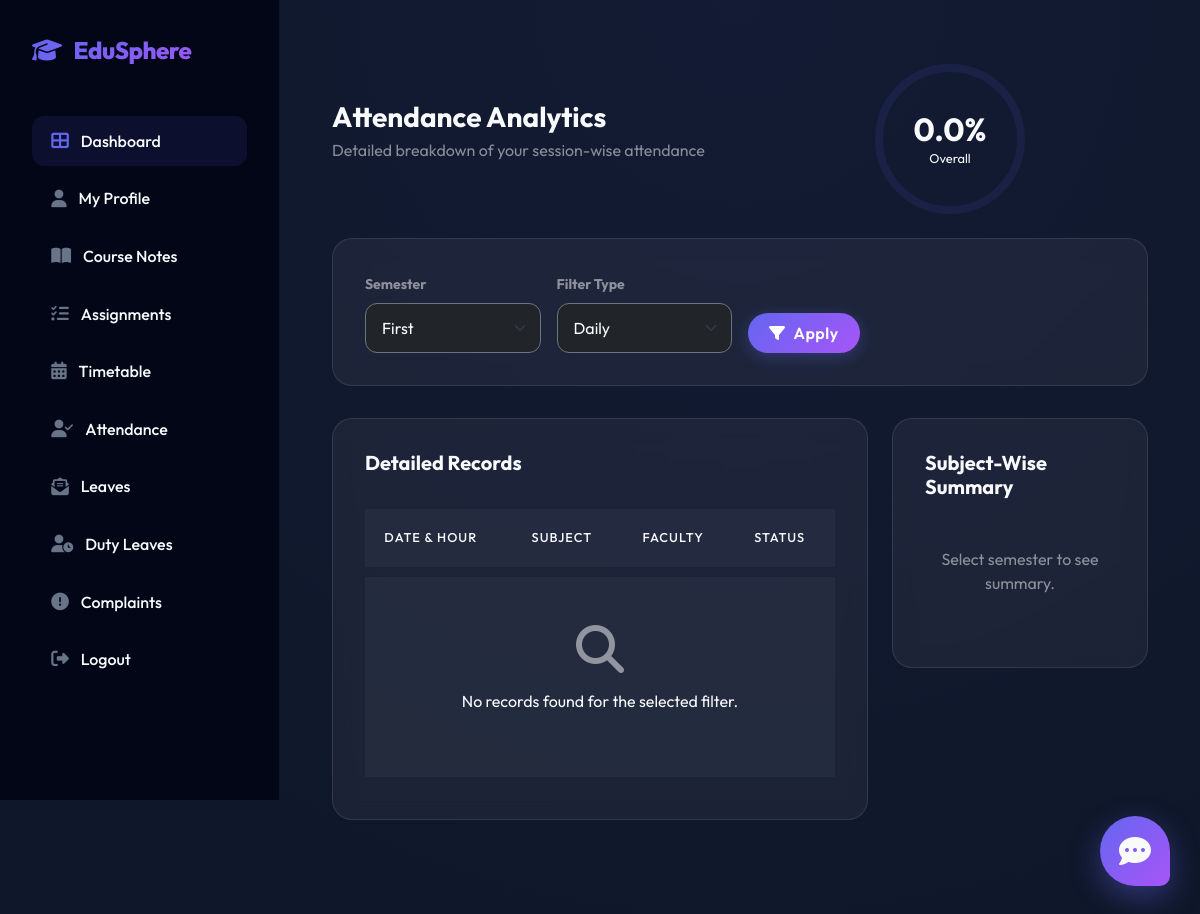
The app's page /Student/viewattendance/ (signed in), older data.
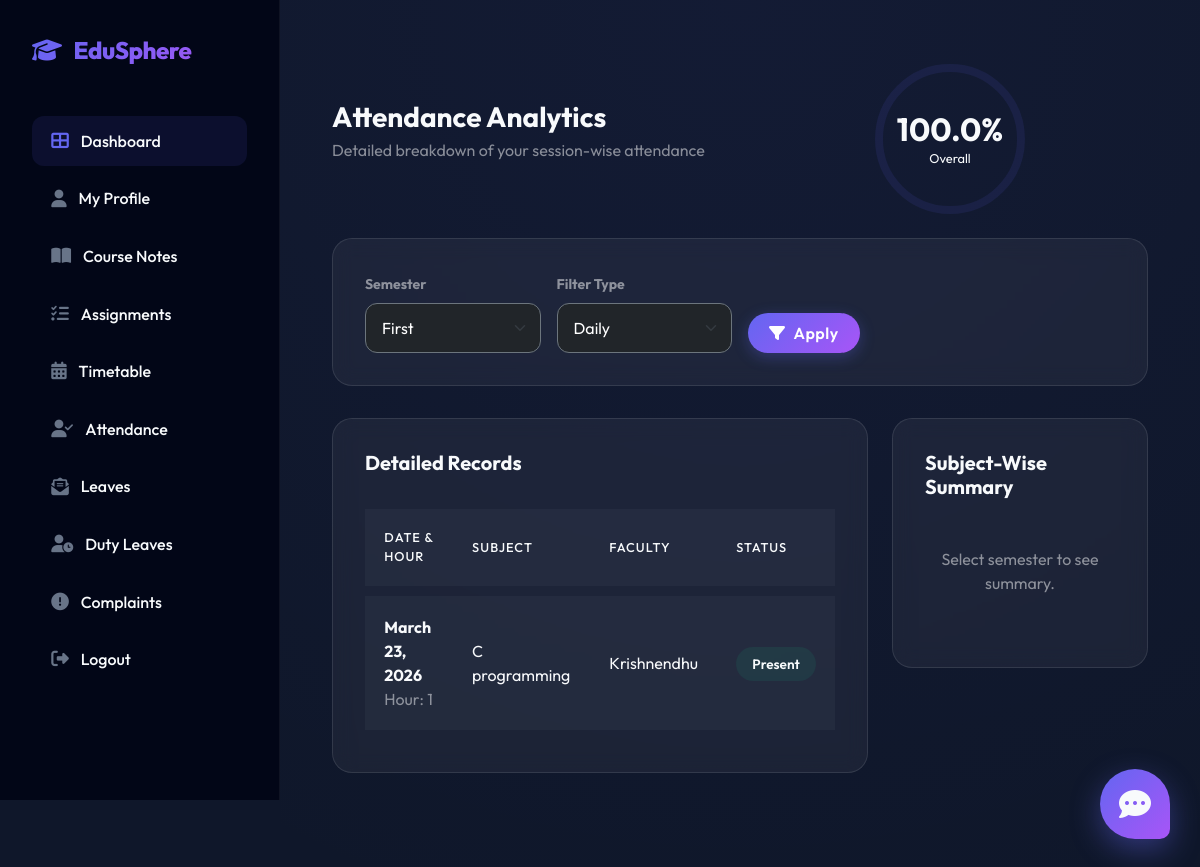
The same page, newer data.
### Teacher/models.py (models this page shows)
class tbl_attendance(models.Model):
    student = models.ForeignKey(tbl_student, on_delete=models.CASCADE)
    subject = models.ForeignKey(tbl_subject, on_delete=models.CASCADE)
    teacher = models.ForeignKey(tbl_teacher, on_delete=models.CASCADE)
    course = models.ForeignKey(tbl_course, on_delete=models.CASCADE)
    semester = models.ForeignKey(tbl_semester, on_delete=models.CASCADE)
    academicyear = models.ForeignKey(tbl_academicyear, on_delete=models.CASCADE)
    date = models.DateField(auto_now_add=True)
    hour = models.CharField(max_length=2)  # 1-5
    status = models.IntegerField(default=0)
    class Meta:
        unique_together = ('student', 'date', 'hour')

### Admin/models.py (models this page shows)
class tbl_subject(models.Model):
    subject_name=models.CharField(max_length=100)
    course = models.ForeignKey(tbl_course,on_delete=models.CASCADE)
    semester = models.ForeignKey(tbl_semester,on_delete=models.CASCADE)

class tbl_teacher(models.Model):
    teacher_name=models.CharField(max_length=50)
    teacher_email=models.CharField(max_length=50)
    teacher_contact=models.CharField(max_length=50)
    teacher_role=models.CharField(max_length=50)
    teacher_gender=models.CharField(max_length=50)
    teacher_photo=models.FileField(upload_to="Assets/TeacherDocs/")
    teacher_password=models.CharField(max_length=50)
    department = models.ForeignKey(tbl_department,on_delete=models.CASCADE)

### Student/views.py (the view)
# urls.py: path("viewattendance/", views.viewattendance, name="viewattendance"),
def viewattendance(request):
    studentdata = tbl_student.objects.get(id=request.session['sid'])
    semesterdata = tbl_semester.objects.all()
    today = timezone.now().date()
    attendancedata = None
    subjectwise = None
    overall_percentage = 0
    last_classsem = tbl_classsem.objects.all().order_by('-id').first()
    current_semester = last_classsem.semester if last_classsem else None
    if request.method == "POST":
        selected_semester = request.POST.get("sel_semester")
        filter_type = request.POST.get("filter_type")
        from_date = request.POST.get("from_date")
        to_date = request.POST.get("to_date")
        attendancedata = tbl_attendance.objects.filter(student=studentdata)
        if selected_semester:
            attendancedata = attendancedata.filter(semester_id=selected_semester)
        if filter_type == "daily":
            attendancedata = attendancedata.filter(date=today)
        elif filter_type == "weekly":
            start_week = today - timedelta(days=today.weekday())
            end_week = start_week + timedelta(days=6)
            attendancedata = attendancedata.filter(date__range=[start_week, end_week])
        elif filter_type == "monthly":
            attendancedata = attendancedata.filter(
                date__month=today.month,
                date__year=today.year
            )
        elif filter_type == "range":
            if from_date and to_date:
                attendancedata = attendancedata.filter(date__range=[from_date, to_date])
        total_classes = attendancedata.count()
        present_classes = attendancedata.filter(status=1).count()
        if total_classes > 0:
            overall_percentage = (present_classes / total_classes) * 100
        subjectwise = attendancedata.values(
            'subject__subject_name'
        ).annotate(
            total=Count('id'),
            present=Count('id', filter=Q(status=1))
        )
    else:
        attendancedata = tbl_attendance.objects.filter(
            student=studentdata,
            semester=current_semester,
            date=today
        )
        total_classes = attendancedata.count()
        present_classes = attendancedata.filter(status=1).count()
        if total_classes > 0:
            overall_percentage = (present_classes / total_classes) * 100
    return render(request, "Student/ViewAttendance.html", {
        "semesterdata": semesterdata,
        "attendancedata": attendancedata,
        "subjectwise": subjectwise,
        "overall_percentage": overall_percentage,
        "selected_semester": current_semester.id if current_semester else None
    })

### Teacher/context_processors.py (called while the page is built)
def teacher_sidebar_context(request):
    is_class_teacher = False
    tid = request.session.get('tid')
    if tid:
        try:
            teacher = tbl_teacher.objects.get(id=tid)
            is_class_teacher = tbl_assignclass.objects.filter(teacher=teacher).exists()
        except tbl_teacher.DoesNotExist:
            is_class_teacher = False
    return {
        'is_class_teacher': is_class_teacher
    }

### Student/Templates/Student/ViewAttendance.html (shortened to what the changed rows need)
{% extends 'Student/Head.html' %}
{% load static %}
{% block content %}
<div class="container-fluid py-4">
    <div class="row align-items-center mb-4">
        <div class="col-md-6">
            <h1 class="h3 fw-bold mb-1">Attendance Analytics</h1>
        </div>
        <div class="col-md-6 text-end">
            <div class="stat-circle">
                <h2>{{ overall_percentage|floatformat:1 }}%</h2>
                <p>Overall</p>
            </div>
        </div>
    </div>
    <div class="row">
        <div class="col-lg-8">
            <div class="filter-card">
                <div class="table-responsive">
                    <table class="attendance-table">
                        <thead>
                            <tr>
                                <th>Date & Hour</th>
                                <th>Subject</th>
                                <th>Faculty</th>
                                <th>Status</th>
                            </tr>
                        </thead>
                        <tbody>
                            {% for a in attendancedata %}
                            <tr>
                                <td>
                                    <div class="fw-bold">{{ a.date }}</div>
                                    <div class="smaller opacity-50">Hour: {{ a.hour }}</div>
                                </td>
                                <td>{{ a.subject.subject_name }}</td>
                                <td>{{ a.teacher.teacher_name }}</td>
                                <td>
                                    {% if a.status == 1 %}
                                    <span class="status-badge status-present">Present</span>
                                    {% else %}
                                    <span class="status-badge status-absent">Absent</span>
                                    {% endif %}
                                </td>
                            </tr>
                            {% empty %}
                            <tr>
                                <td colspan="4" class="text-center text-muted py-5">
                                    <i class="fas fa-search fa-3x mb-3 opacity-20"></i>
                                    <p>No records found for the selected filter.</p>
                                </td>
                            </tr>
                            {% endfor %}
                        </tbody>
                    </table>
                </div>
            </div>
        </div>
    </div>
</div>
{% endblock %}

Row changes from the older to the newer data that the page shows:
added tbl_attendance: date "March 23, 2026", hour "1", subject.subject_name "C programming", teacher.teacher_name "Krishnendhu", status "Present"
Text that changed along with them:
{{ overall_percentage|floatformat:1 }}: "0.0" → "100.0"
text no longer shown: "No records found for the selected filter."
